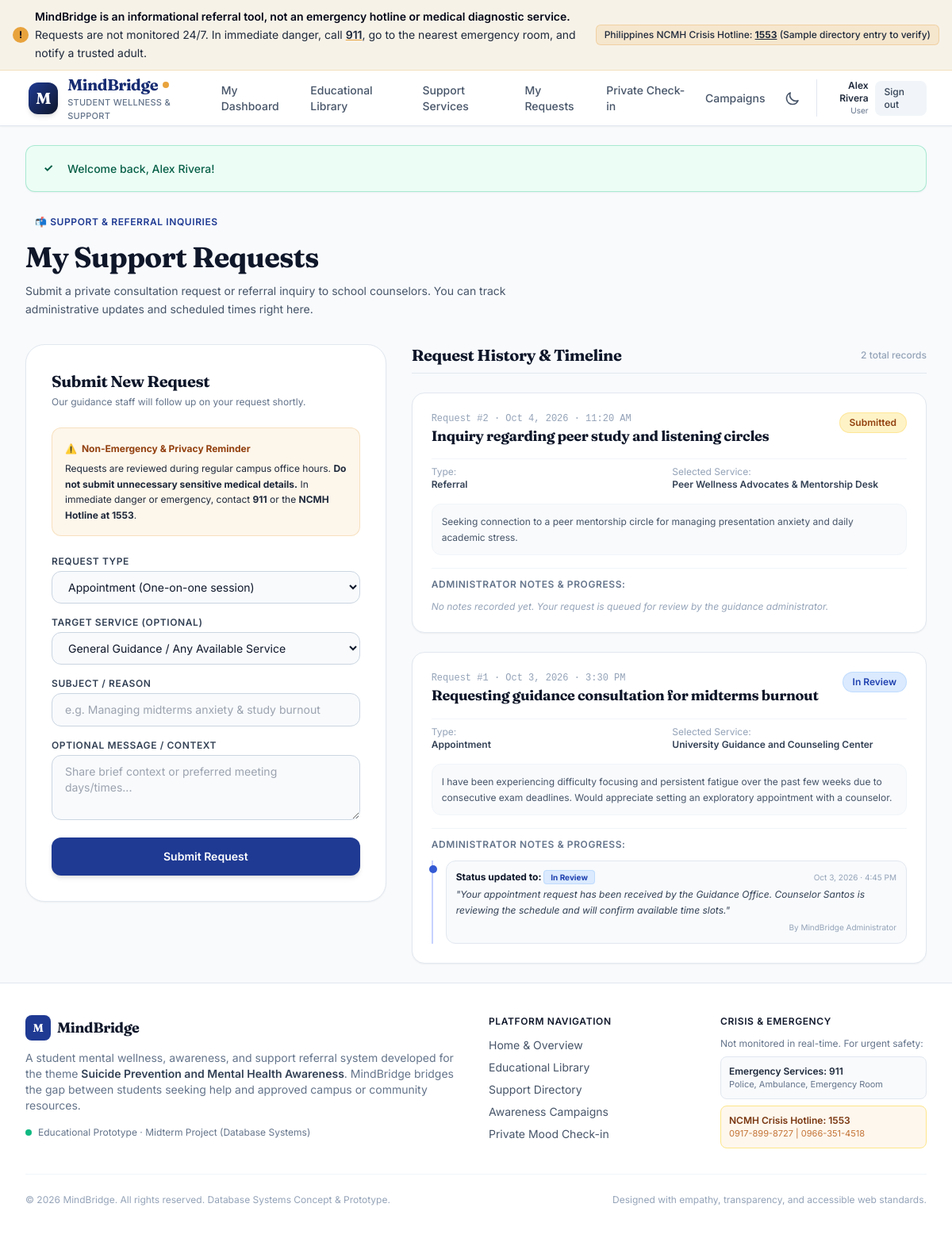
The app's page /user/requests.php (signed in) with its own data.
### tables this page shows
CREATE TABLE `support_requests` (
  `request_id` INT UNSIGNED AUTO_INCREMENT PRIMARY KEY,
  `user_id` INT UNSIGNED NOT NULL,
  `service_id` INT UNSIGNED NULL,
  `request_type` ENUM('appointment', 'referral') NOT NULL,
  `subject` VARCHAR(200) NOT NULL,
  `message` TEXT NULL,
  `status` ENUM('Submitted', 'In Review', 'Scheduled', 'Completed', 'Closed') NOT NULL DEFAULT 'Submitted',
  `submitted_at` TIMESTAMP NOT NULL DEFAULT CURRENT_TIMESTAMP,
  CONSTRAINT `fk_req_user` FOREIGN KEY (`user_id`) REFERENCES `users`(`user_id`) ON DELETE CASCADE,
  CONSTRAINT `fk_req_service` FOREIGN KEY (`service_id`) REFERENCES `support_services`(`service_id`) ON DELETE SET NULL,
  INDEX `idx_requests_user` (`user_id`),
  INDEX `idx_requests_status` (`status`),
  INDEX `idx_requests_submitted` (`submitted_at`)
);

CREATE TABLE `support_services` (
  `service_id` INT UNSIGNED AUTO_INCREMENT PRIMARY KEY,
  `service_name` VARCHAR(180) NOT NULL,
  `service_type` VARCHAR(80) NOT NULL,
  `description` TEXT NOT NULL,
  `contact_info` VARCHAR(500) NOT NULL,
  `is_active` TINYINT(1) NOT NULL DEFAULT 1,
  `created_by` INT UNSIGNED NOT NULL,
  `created_at` TIMESTAMP NOT NULL DEFAULT CURRENT_TIMESTAMP,
  CONSTRAINT `fk_srv_user` FOREIGN KEY (`created_by`) REFERENCES `users`(`user_id`) ON DELETE CASCADE,
  INDEX `idx_services_active` (`is_active`, `service_type`)
);

CREATE TABLE `support_request_updates` (
  `update_id` INT UNSIGNED AUTO_INCREMENT PRIMARY KEY,
  `request_id` INT UNSIGNED NOT NULL,
  `updated_by` INT UNSIGNED NOT NULL,
  `status` ENUM('Submitted', 'In Review', 'Scheduled', 'Completed', 'Closed') NOT NULL,
  `update_note` TEXT NOT NULL,
  `created_at` TIMESTAMP NOT NULL DEFAULT CURRENT_TIMESTAMP,
  CONSTRAINT `fk_upd_req` FOREIGN KEY (`request_id`) REFERENCES `support_requests`(`request_id`) ON DELETE CASCADE,
  CONSTRAINT `fk_upd_admin` FOREIGN KEY (`updated_by`) REFERENCES `users`(`user_id`) ON DELETE CASCADE,
  INDEX `idx_updates_request` (`request_id`),
  INDEX `idx_updates_created` (`created_at`)
);

CREATE TABLE `users` (
  `user_id` INT UNSIGNED AUTO_INCREMENT PRIMARY KEY,
  `full_name` VARCHAR(120) NOT NULL,
  `email` VARCHAR(150) NOT NULL UNIQUE,
  `password_hash` VARCHAR(255) NOT NULL,
  `role` ENUM('user', 'administrator') NOT NULL DEFAULT 'user',
  `must_change_password` TINYINT(1) NOT NULL DEFAULT 0,
  `created_at` TIMESTAMP NOT NULL DEFAULT CURRENT_TIMESTAMP,
  INDEX `idx_users_role` (`role`)
);

### user/requests.php (the view, shortened to what this page needs)
<?php
require_once __DIR__ . '/../includes/helpers.php';
$user = current_user();
$userId = (int)$user['user_id'];
$pdo = get_db();
$preselectedType = in_array($_GET['type'] ?? '', ['appointment', 'referral'], true) ? $_GET['type'] : 'appointment';
$myRequestsStmt = $pdo->prepare("
    SELECT r.request_id, r.request_type, r.subject, r.message, r.status, r.submitted_at, s.service_name
    FROM support_requests r
    LEFT JOIN support_services s ON r.service_id = s.service_id
    WHERE r.user_id = :uid
    ORDER BY r.submitted_at DESC
");
$myRequestsStmt->execute(['uid' => $userId]);
$myRequests = $myRequestsStmt->fetchAll();
$updatesStmt = $pdo->prepare("
    SELECT u.update_id, u.request_id, u.status, u.update_note, u.created_at, admin.full_name as updated_by_name
    FROM support_request_updates u
    JOIN support_requests r ON u.request_id = r.request_id
    JOIN users admin ON u.updated_by = admin.user_id
    WHERE r.user_id = :uid
    ORDER BY u.created_at ASC
");
$updatesStmt->execute(['uid' => $userId]);
$allUpdates = $updatesStmt->fetchAll();
$updatesByRequest = [];
foreach ($allUpdates as $up) {
    $updatesByRequest[$up['request_id']][] = $up;
}
require __DIR__ . '/../includes/header.php';
?>
<div class="mb-8 space-y-3">
  <div class="inline-flex items-center gap-2 px-3 py-1 rounded-full bg-indigo-50 dark:bg-indigo-950 text-indigo-800 dark:text-indigo-300 text-xs font-semibold uppercase tracking-wider">
    📬 Support & Referral Inquiries
  </div>
  <h1 class="font-display font-bold text-3xl sm:text-4xl text-slate-900 dark:text-white">My Support Requests</h1>
  <p class="text-sm text-slate-600 dark:text-slate-400 max-w-2xl leading-relaxed">
    Submit a private consultation request or referral inquiry to school counselors.
    You can track administrative updates and scheduled times right here.
  </p>
</div>
<div class="grid grid-cols-1 lg:grid-cols-12 gap-8 items-start">
  <div class="lg:col-span-5 bg-white dark:bg-slate-900 border border-slate-200 dark:border-slate-800 rounded-3xl p-6 sm:p-8 shadow-sm">
    <div class="mb-6">
      <h2 class="font-display font-bold text-xl text-slate-900 dark:text-white">Submit New Request</h2>
      <p class="text-xs text-slate-500 mt-1">Our guidance staff will follow up on your request shortly.</p>
    </div>
    <div class="mb-6 p-4 rounded-xl bg-amber-500/10 border border-amber-500/25 text-xs text-slate-800 dark:text-amber-200/90 space-y-1.5 leading-relaxed">
      <span class="font-bold flex items-center gap-1.5 text-amber-800 dark:text-amber-400">
        <span>⚠️</span> Non-Emergency & Privacy Reminder
      </span>
      <p>
        Requests are reviewed during regular campus office hours. <strong>Do not submit unnecessary sensitive medical details.</strong>
        In immediate danger or emergency, contact <strong>911</strong> or the <strong>NCMH Hotline at 1553</strong>.
      </p>
    </div>
    <form method="POST" action="<?= BASE_URL ?>/user/requests.php" class="space-y-4">
      <div>
        <label for="request_type" class="block text-xs font-semibold uppercase tracking-wider text-slate-700 dark:text-slate-300 mb-1">Request Type</label>
        <select id="request_type" name="request_type" required class="w-full px-4 py-2.5 rounded-xl border border-slate-300 dark:border-slate-700 bg-slate-50 dark:bg-slate-800 text-slate-900 dark:text-white text-sm focus:outline-none focus:ring-2 focus:ring-indigo-600">
          <option value="appointment" <?= $preselectedType === 'appointment' ? 'selected' : '' ?>>Appointment (One-on-one session)</option>
        </select>
      </div>
      <div>
        <label for="service_id" class="block text-xs font-semibold uppercase tracking-wider text-slate-700 dark:text-slate-300 mb-1">Target Service (Optional)</label>
        <select id="service_id" name="service_id" class="w-full px-4 py-2.5 rounded-xl border border-slate-300 dark:border-slate-700 bg-slate-50 dark:bg-slate-800 text-slate-900 dark:text-white text-sm focus:outline-none focus:ring-2 focus:ring-indigo-600">
          <option value="">General Guidance / Any Available Service</option>
        </select>
      </div>
      <div>
        <label for="subject" class="block text-xs font-semibold uppercase tracking-wider text-slate-700 dark:text-slate-300 mb-1">Subject / Reason</label>
        <input type="text" id="subject" name="subject" required placeholder="e.g. Managing midterms anxiety & study burnout"
          class="w-full px-4 py-2.5 rounded-xl border border-slate-300 dark:border-slate-700 bg-slate-50 dark:bg-slate-800 text-slate-900 dark:text-white text-sm focus:outline-none focus:ring-2 focus:ring-indigo-600">
      </div>
      <div>
        <label for="message" class="block text-xs font-semibold uppercase tracking-wider text-slate-700 dark:text-slate-300 mb-1">Optional Message / Context</label>
        <textarea id="message" name="message" rows="3" placeholder="Share brief context or preferred meeting days/times..."
          class="w-full px-4 py-2.5 rounded-xl border border-slate-300 dark:border-slate-700 bg-slate-50 dark:bg-slate-800 text-slate-900 dark:text-white text-sm focus:outline-none focus:ring-2 focus:ring-indigo-600"></textarea>
      </div>
      <button type="submit" class="w-full py-3.5 px-4 rounded-xl bg-indigo-800 hover:bg-indigo-900 text-white font-semibold text-sm shadow-md hover:shadow-lg transition-all focus:outline-none focus:ring-2 focus:ring-indigo-600">
        Submit Request
      </button>
    </form>
  </div>
  <div class="lg:col-span-7 space-y-6">
    <div class="flex items-center justify-between pb-2 border-b border-slate-200 dark:border-slate-800">
      <h2 class="font-display font-bold text-xl text-slate-900 dark:text-white">Request History & Timeline</h2>
      <span class="text-xs text-slate-400 font-medium"><?= count($myRequests) ?> total records</span>
    </div>
    <?php if (empty($myRequests)): ?>
      <div class="bg-white dark:bg-slate-900 border border-slate-200 dark:border-slate-800 rounded-3xl p-10 text-center text-slate-400 space-y-2">
        <span class="text-3xl block">📋</span>
        <p class="font-semibold text-slate-700 dark:text-slate-300 text-sm">No requests submitted yet</p>
        <p class="text-xs">When you submit an appointment or referral request, its status and follow-up updates will appear here.</p>
      </div>
    <?php else: ?>
      <div class="space-y-6" id="user-requests-container">
        <?php foreach ($myRequests as $req): ?>
          <article class="bg-white dark:bg-slate-900 border border-slate-200 dark:border-slate-800 rounded-2xl p-6 shadow-sm space-y-4" data-request-id="<?= $req['request_id'] ?>">
            <div class="flex flex-wrap items-start justify-between gap-3">
              <div>
                <span class="text-xs font-mono text-slate-400 block mb-0.5">Request #<?= $req['request_id'] ?> · <?= format_date($req['submitted_at']) ?></span>
                <h3 class="font-display font-bold text-lg text-slate-900 dark:text-white leading-snug">
                  <?= e($req['subject']) ?>
                </h3>
              </div>
              <span class="px-3 py-1 rounded-full text-xs font-semibold <?= badge_status_class($req['status']) ?>">
                <?= e($req['status']) ?>
              </span>
            </div>
            <div class="grid grid-cols-2 gap-2 text-xs text-slate-500 pt-2 border-t border-slate-100 dark:border-slate-800">
              <div>
                <span class="block text-slate-400">Type:</span>
                <span class="font-semibold capitalize text-slate-700 dark:text-slate-300"><?= e($req['request_type']) ?></span>
              </div>
              <div>
                <span class="block text-slate-400">Selected Service:</span>
                <span class="font-semibold text-slate-700 dark:text-slate-300"><?= e($req['service_name'] ?? 'General School Guidance') ?></span>
              </div>
            </div>
            <?php if (!empty($req['message'])): ?>
              <p class="text-xs text-slate-600 dark:text-slate-400 bg-slate-50 dark:bg-slate-800/60 p-3 rounded-xl border border-slate-100 dark:border-slate-800 leading-relaxed">
                <?= e($req['message']) ?>
              </p>
            <?php endif; ?>
            <?php $updates = $updatesByRequest[$req['request_id']] ?? []; ?>
            <div class="pt-3 border-t border-slate-100 dark:border-slate-800">
              <span class="text-xs font-semibold uppercase tracking-wider text-slate-500 block mb-3">Administrator Notes & Progress:</span>
              <?php if (empty($updates)): ?>
                <p class="text-xs text-slate-400 italic">No notes recorded yet. Your request is queued for review by the guidance administrator.</p>
              <?php else: ?>
                <div class="space-y-3 relative pl-4 border-l-2 border-indigo-200 dark:border-indigo-900">
                  <?php foreach ($updates as $up): ?>
                    <div class="relative">
                      <span class="absolute -left-[21px] top-1.5 w-2.5 h-2.5 rounded-full bg-indigo-600"></span>
                      <div class="p-3 rounded-xl bg-slate-50 dark:bg-slate-800/80 border border-slate-200 dark:border-slate-700 text-xs space-y-1">
                        <div class="flex items-center justify-between gap-2">
                          <span class="font-bold text-slate-900 dark:text-white">Status updated to: <span class="<?= badge_status_class($up['status']) ?> px-2 py-0.5 rounded text-[10px]"><?= e($up['status']) ?></span></span>
                          <span class="text-[10px] text-slate-400"><?= format_date($up['created_at']) ?></span>
                        </div>
                        <p class="text-slate-700 dark:text-slate-300 leading-relaxed italic">"<?= e($up['update_note']) ?>"</p>
                        <span class="block text-[10px] text-slate-400 text-right">By <?= e($up['updated_by_name']) ?></span>
                      </div>
                    </div>
                  <?php endforeach; ?>
                </div>
              <?php endif; ?>
            </div>
          </article>
        <?php endforeach; ?>
      </div>
    <?php endif; ?>
  </div>
</div>
<?php require __DIR__ . '/../includes/footer.php'; ?>

### assets/css/app.css (style rules this page uses)
:root { --primary: #1f3a93; --primary-hover: #172c72; --primary-light: #eef2ff; --accent: #e8a33d; --accent-hover: #cf8b27; --accent-light: #fef7ed; --bg-main: #f8fafc; --card-bg: #ffffff; --text-main: #0f172a; --text-muted: #64748b; --border-color: #e2e8f0; }
body { font-family: 'Inter', -apple-system, BlinkMacSystemFont, "Segoe UI", Roboto, sans-serif; background-color: var(--bg-main); color: var(--text-main); line-height: 1.6; transition: background-color 0.25s ease, color 0.25s ease; }
h1, h2, h3, .font-display { font-family: 'Fraunces', Georgia, serif; letter-spacing: -0.02em; }

### records on screen
support_requests: request_id "2", submitted_at "Oct 4, 2026 · 11:20 AM", subject "Inquiry regarding peer study and listening circles", status "Submitted", request_type "Referral", service.service_name "Peer Wellness Advocates & Mentorship Desk", message "Seeking connection to a peer mentorship circle for managing presentation anxiety and daily academic stress.", shows "No notes recorded yet. Your request is queued for review by the guidance administrator."
support_requests: request_id "1", submitted_at "Oct 3, 2026 · 3:30 PM", subject "Requesting guidance consultation for midterms burnout", status "In Review", request_type "Appointment", service.service_name "University Guidance and Counseling Center", message "I have been experiencing difficulty focusing and persistent fatigue over the past few weeks due to consecutive exam deadlines. Would appreciate setting an exploratory appointment with a counselor."
support_request_updates: status "In Review", created_at "Oct 3, 2026 · 4:45 PM", update_note "Your appointment request has been received by the Guidance Office. Counselor Santos is reviewing the schedule and will confirm available time slots.", updated_by.full_name "MindBridge Administrator"

### other values on screen
$currentUser['full_name'] "Alex Rivera"
$currentUser['role'] "User"
$style['icon'] "✓"
$msg "Welcome back, Alex Rivera!"
count($myRequests) "2"
